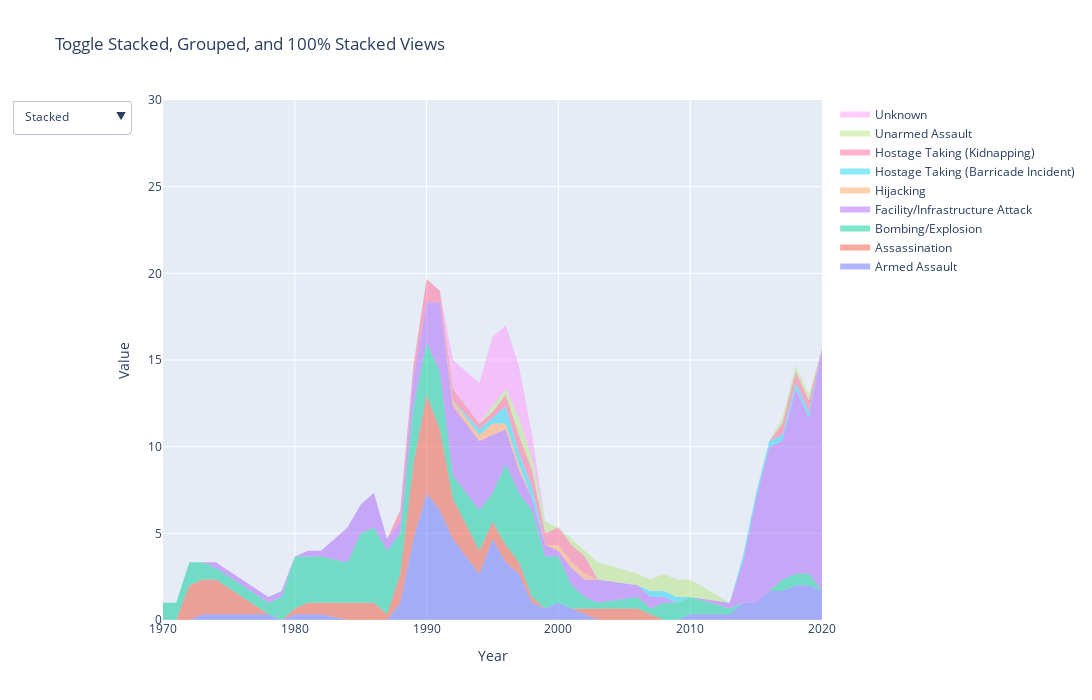

Notebook code for this chart:
### Code cell
fig.update_layout(
    title='Toggle Stacked, Grouped, and 100% Stacked Views',
    xaxis_title='Year',
    yaxis_title='Value',
    yaxis=dict(range=[0, 30]),
    updatemenus=[{
        'buttons': [
            {
                'label': 'Stacked',
                'method': 'update',
                'args': [{'stackgroup': 'one', 'fill': 'tonexty', 'type': 'scatter'}, 
                         {'yaxis': {'range': [0, 30]}}],
                'args2': [{'groupnorm': None}]
            },
            {
                'label': 'Grouped',
                'method': 'update',
                'args': [{'stackgroup': None, 'fill': None, 'mode': 'lines', 'type': 'scatter'},
                         {'yaxis': {'range': [0, 30]}}],
                'args2': [{'groupnorm': None}]
            },
            {
                'label': '100% Stacked',
                'method': 'update',
                'args': [{'stackgroup': 'one', 'fill': 'tonexty', 'mode': 'lines', 'type': 'scatter', 'groupnorm': 'percent'},
                         {'yaxis': {'range': [0, 100]}}]
            }
        ],
        'direction': 'down',
        'showactive': True,
    }]
)

# Show the plot
fig.show()

### Figure 1 — Plotly figure (JSON) as saved in the notebook; plotly's stock layout.template omitted (floating-point values rounded to 4 significant figures)
{"data": [{"fill": "tonexty", "hovertemplate": "Year: %{x|%Y}<br>Attack Type: Armed Assault<br>Count: %{y}<extra></extra>", "mode": "none", "name": "Armed Assault", "stackgroup": "one", "type": "scatter", "x": [1970, 1971, 1972, 1973, 1974, 1978, 1979, 1980, 1981, 1982, 1984, 1985, 1986, 1987, 1988, 1989, 1990, 1991, 1992, 1994, 1995, 1996, 1997, 1998, 1999, 2000, 2001, 2002, 2003, 2006, 2007, 2008, 2009, 2010, 2013, 2014, 2015, 2016, 2017, 2018, 2019, 2020], "y": [0, 0, 0, 0.3333, 0.3333, 0.3333, 0, 0.3333, 0.3333, 0.3333, 0, 0, 0, 0, 1, 4.667, 7.333, 6.333, 4.667, 2.667, 4.667, 3.333, 2.667, 1, 0.6667, 1, 0.6667, 0.3333, 0, 0, 0, 0, 0, 0.3333, 0.3333, 1, 1, 1.667, 1.667, 2, 2, 1.667]}, {"fill": "tonexty", "hovertemplate": "Year: %{x|%Y}<br>Attack Type: Assassination<br>Count: %{y}<extra></extra>", "mode": "none", "name": "Assassination", "stackgroup": "one", "type": "scatter", "x": [1970, 1971, 1972, 1973, 1974, 1978, 1979, 1980, 1981, 1982, 1984, 1985, 1986, 1987, 1988, 1989, 1990, 1991, 1992, 1994, 1995, 1996, 1997, 1998, 1999, 2000, 2001, 2002, 2003, 2006, 2007, 2008, 2009, 2010, 2013, 2014, 2015, 2016, 2017, 2018, 2019, 2020], "y": [0, 0, 2, 2, 2, 0, 0, 0.3333, 0.6667, 0.6667, 1, 1, 1, 0.3333, 1.667, 4.333, 5.667, 4.667, 2.333, 1.333, 1, 1, 0.6667, 0.3333, 0, 0, 0, 0.3333, 0.6667, 0.6667, 0.3333, 0, 0, 0, 0, 0, 0, 0, 0, 0, 0, 0]}, {"fill": "tonexty", "hovertemplate": "Year: %{x|%Y}<br>Attack Type: Bombing/Explosion<br>Count: %{y}<extra></extra>", "mode": "none", "name": "Bombing/Explosion", "stackgroup": "one", "type": "scatter", "x": [1970, 1971, 1972, 1973, 1974, 1978, 1979, 1980, 1981, 1982, 1984, 1985, 1986, 1987, 1988, 1989, 1990, 1991, 1992, 1994, 1995, 1996, 1997, 1998, 1999, 2000, 2001, 2002, 2003, 2006, 2007, 2008, 2009, 2010, 2013, 2014, 2015, 2016, 2017, 2018, 2019, 2020], "y": [1, 1, 1.333, 1, 0.6667, 0.6667, 1.333, 3, 2.667, 2.667, 2.333, 4, 4.333, 3.667, 2.333, 3.333, 3, 3.333, 1.333, 2.333, 1.667, 4.667, 4, 5, 3, 2.667, 1.333, 0.6667, 0.3333, 0.6667, 0.3333, 1, 1, 1, 0.3333, 0, 0, 0, 0.6667, 0.6667, 0.6667, 0]}, {"fill": "tonexty", "hovertemplate": "Year: %{x|%Y}<br>Attack Type: Facility/Infrastructure Attack<br>Count: %{y}<extra></extra>", "mode": "none", "name": "Facility/Infrastructure Attack", "stackgroup": "one", "type": "scatter", "x": [1970, 1971, 1972, 1973, 1974, 1978, 1979, 1980, 1981, 1982, 1984, 1985, 1986, 1987, 1988, 1989, 1990, 1991, 1992, 1994, 1995, 1996, 1997, 1998, 1999, 2000, 2001, 2002, 2003, 2006, 2007, 2008, 2009, 2010, 2013, 2014, 2015, 2016, 2017, 2018, 2019, 2020], "y": [0, 0, 0, 0, 0.3333, 0.3333, 0.3333, 0, 0.3333, 0.3333, 2, 1.667, 2, 0.6667, 0.6667, 1.667, 2.333, 4, 4, 4, 3.333, 2, 1.333, 0.6667, 0.6667, 0.3333, 1, 1, 1.333, 0.6667, 0.6667, 0.3333, 0, 0, 0.3333, 2.333, 6, 8.333, 8, 10.67, 9, 14]}, {"fill": "tonexty", "hovertemplate": "Year: %{x|%Y}<br>Attack Type: Hijacking<br>Count: %{y}<extra></extra>", "mode": "none", "name": "Hijacking", "stackgroup": "one", "type": "scatter", "x": [1970, 1971, 1972, 1973, 1974, 1978, 1979, 1980, 1981, 1982, 1984, 1985, 1986, 1987, 1988, 1989, 1990, 1991, 1992, 1994, 1995, 1996, 1997, 1998, 1999, 2000, 2001, 2002, 2003, 2006, 2007, 2008, 2009, 2010, 2013, 2014, 2015, 2016, 2017, 2018, 2019, 2020], "y": [0, 0, 0, 0, 0, 0, 0, 0, 0, 0, 0, 0, 0, 0, 0, 0, 0, 0, 0.3333, 0.3333, 0.6667, 0.3333, 0.3333, 0, 0, 0.3333, 0.3333, 0.3333, 0, 0, 0, 0, 0, 0, 0, 0, 0, 0, 0, 0, 0, 0]}, {"fill": "tonexty", "hovertemplate": "Year: %{x|%Y}<br>Attack Type: Hostage Taking (Barricade Incident)<br>Count: %{y}<extra></extra>", "mode": "none", "name": "Hostage Taking (Barricade Incident)", "stackgroup": "one", "type": "scatter", "x": [1970, 1971, 1972, 1973, 1974, 1978, 1979, 1980, 1981, 1982, 1984, 1985, 1986, 1987, 1988, 1989, 1990, 1991, 1992, 1994, 1995, 1996, 1997, 1998, 1999, 2000, 2001, 2002, 2003, 2006, 2007, 2008, 2009, 2010, 2013, 2014, 2015, 2016, 2017, 2018, 2019, 2020], "y": [0, 0, 0, 0, 0, 0, 0, 0, 0, 0, 0, 0, 0, 0, 0, 0, 0, 0, 0, 0.3333, 0.3333, 1, 0.6667, 0.6667, 0, 0, 0, 0, 0, 0, 0.3333, 0.3333, 0.3333, 0, 0, 0.3333, 0.3333, 0.3333, 0.3333, 0.3333, 0.3333, 0]}, {"fill": "tonexty", "hovertemplate": "Year: %{x|%Y}<br>Attack Type: Hostage Taking (Kidnapping)<br>Count: %{y}<extra></extra>", "mode": "none", "name": "Hostage Taking (Kidnapping)", "stackgroup": "one", "type": "scatter", "x": [1970, 1971, 1972, 1973, 1974, 1978, 1979, 1980, 1981, 1982, 1984, 1985, 1986, 1987, 1988, 1989, 1990, 1991, 1992, 1994, 1995, 1996, 1997, 1998, 1999, 2000, 2001, 2002, 2003, 2006, 2007, 2008, 2009, 2010, 2013, 2014, 2015, 2016, 2017, 2018, 2019, 2020], "y": [0, 0, 0, 0, 0, 0, 0, 0, 0, 0, 0, 0, 0, 0, 0.6667, 0.6667, 1.333, 0.6667, 0.6667, 0.3333, 0.3333, 0.6667, 1, 1, 0.6667, 1, 1, 1, 0, 0, 0, 0, 0, 0, 0, 0, 0, 0, 0.6667, 0.6667, 0.6667, 0]}, {"fill": "tonexty", "hovertemplate": "Year: %{x|%Y}<br>Attack Type: Unarmed Assault<br>Count: %{y}<extra></extra>", "mode": "none", "name": "Unarmed Assault", "stackgroup": "one", "type": "scatter", "x": [1970, 1971, 1972, 1973, 1974, 1978, 1979, 1980, 1981, 1982, 1984, 1985, 1986, 1987, 1988, 1989, 1990, 1991, 1992, 1994, 1995, 1996, 1997, 1998, 1999, 2000, 2001, 2002, 2003, 2006, 2007, 2008, 2009, 2010, 2013, 2014, 2015, 2016, 2017, 2018, 2019, 2020], "y": [0, 0, 0, 0, 0, 0, 0, 0, 0, 0, 0, 0, 0, 0, 0, 0, 0, 0, 0, 0, 0.3333, 0.3333, 1, 0.6667, 0.6667, 0, 0.3333, 0.3333, 1, 0.6667, 0.6667, 1, 1, 1, 0, 0, 0, 0, 0.3333, 0.3333, 0.3333, 0]}, {"fill": "tonexty", "hovertemplate": "Year: %{x|%Y}<br>Attack Type: Unknown<br>Count: %{y}<extra></extra>", "mode": "none", "name": "Unknown", "stackgroup": "one", "type": "scatter", "x": [1970, 1971, 1972, 1973, 1974, 1978, 1979, 1980, 1981, 1982, 1984, 1985, 1986, 1987, 1988, 1989, 1990, 1991, 1992, 1994, 1995, 1996, 1997, 1998, 1999, 2000, 2001, 2002, 2003, 2006, 2007, 2008, 2009, 2010, 2013, 2014, 2015, 2016, 2017, 2018, 2019, 2020], "y": [0, 0, 0, 0, 0, 0, 0, 0, 0, 0, 0, 0, 0, 0, 0, 0, 0, 0, 1.667, 2.333, 4, 3.667, 3, 1.333, 0, 0, 0, 0, 0, 0, 0, 0, 0, 0, 0, 0, 0, 0, 0, 0, 0, 0]}], "layout": {"height": 700, "title": {"text": "Toggle Stacked, Grouped, and 100% Stacked Views"}, "updatemenus": [{"buttons": [{"args": [{"fill": "tonexty", "stackgroup": "one", "type": "scatter"}, {"yaxis": {"range": [0, 30]}}], "args2": [{"groupnorm": null}], "label": "Stacked", "method": "update"}, {"args": [{"fill": null, "mode": "lines", "stackgroup": null, "type": "scatter"}, {"yaxis": {"range": [0, 30]}}], "args2": [{"groupnorm": null}], "label": "Grouped", "method": "update"}, {"args": [{"fill": "tonexty", "groupnorm": "percent", "mode": "lines", "stackgroup": "one", "type": "scatter"}, {"yaxis": {"range": [0, 100]}}], "label": "100% Stacked", "method": "update"}], "direction": "down", "showactive": true}], "width": 1100, "xaxis": {"title": {"text": "Year"}}, "yaxis": {"range": [0, 30], "title": {"text": "Value"}}}}
